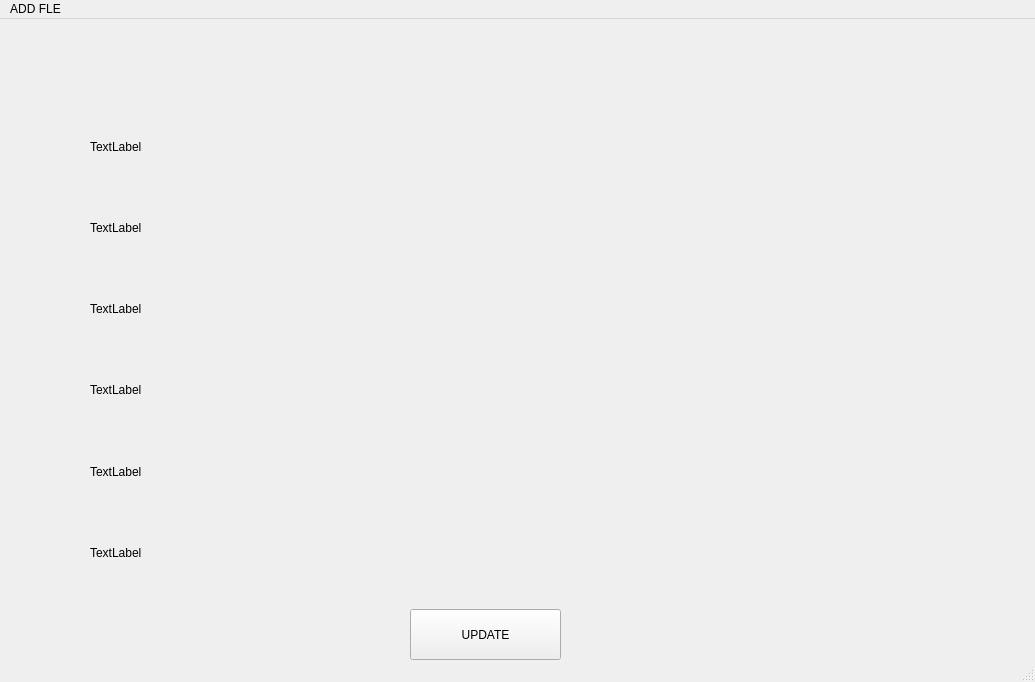
<?xml version="1.0" encoding="UTF-8"?>
<ui version="4.0">
 <class>MainWindow</class>
 <widget class="QMainWindow" name="MainWindow">
  <property name="geometry">
   <rect>
    <x>0</x>
    <y>0</y>
    <width>1035</width>
    <height>682</height>
   </rect>
  </property>
  <property name="windowTitle">
   <string>MainWindow</string>
  </property>
  <widget class="QWidget" name="centralwidget">
   <widget class="QWidget" name="verticalLayoutWidget">
    <property name="geometry">
     <rect>
      <x>80</x>
      <y>80</y>
      <width>841</width>
      <height>501</height>
     </rect>
    </property>
    <layout class="QHBoxLayout" name="horizontalLayout_3">
     <property name="leftMargin">
      <number>10</number>
     </property>
     <property name="topMargin">
      <number>10</number>
     </property>
     <property name="rightMargin">
      <number>10</number>
     </property>
     <property name="bottomMargin">
      <number>10</number>
     </property>
     <item>
      <layout class="QVBoxLayout" name="verticalLayout_3">
       <property name="sizeConstraint">
        <enum>QLayout::SetDefaultConstraint</enum>
       </property>
       <item>
        <widget class="QLabel" name="label_1">
         <property name="text">
          <string>TextLabel</string>
         </property>
         <property name="wordWrap">
          <bool>true</bool>
         </property>
        </widget>
       </item>
       <item>
        <widget class="QLabel" name="label_2">
         <property name="text">
          <string>TextLabel</string>
         </property>
         <property name="wordWrap">
          <bool>true</bool>
         </property>
        </widget>
       </item>
       <item>
        <widget class="QLabel" name="label_3">
         <property name="text">
          <string>TextLabel</string>
         </property>
         <property name="wordWrap">
          <bool>true</bool>
         </property>
        </widget>
       </item>
       <item>
        <widget class="QLabel" name="label_4">
         <property name="text">
          <string>TextLabel</string>
         </property>
         <property name="wordWrap">
          <bool>true</bool>
         </property>
        </widget>
       </item>
       <item>
        <widget class="QLabel" name="label_5">
         <property name="text">
          <string>TextLabel</string>
         </property>
         <property name="wordWrap">
          <bool>true</bool>
         </property>
        </widget>
       </item>
       <item>
        <widget class="QLabel" name="label_6">
         <property name="text">
          <string>TextLabel</string>
         </property>
         <property name="wordWrap">
          <bool>true</bool>
         </property>
        </widget>
       </item>
      </layout>
     </item>
    </layout>
   </widget>
   <widget class="QPushButton" name="update_button">
    <property name="geometry">
     <rect>
      <x>410</x>
      <y>590</y>
      <width>151</width>
      <height>51</height>
     </rect>
    </property>
    <property name="text">
     <string>UPDATE</string>
    </property>
   </widget>
  </widget>
  <widget class="QMenuBar" name="menubar">
   <property name="geometry">
    <rect>
     <x>0</x>
     <y>0</y>
     <width>1035</width>
     <height>21</height>
    </rect>
   </property>
   <widget class="QMenu" name="menuADD_FLE">
    <property name="title">
     <string>ADD FLE</string>
    </property>
   </widget>
   <addaction name="menuADD_FLE"/>
  </widget>
  <widget class="QStatusBar" name="statusbar"/>
 </widget>
 <resources/>
 <connections/>
</ui>
